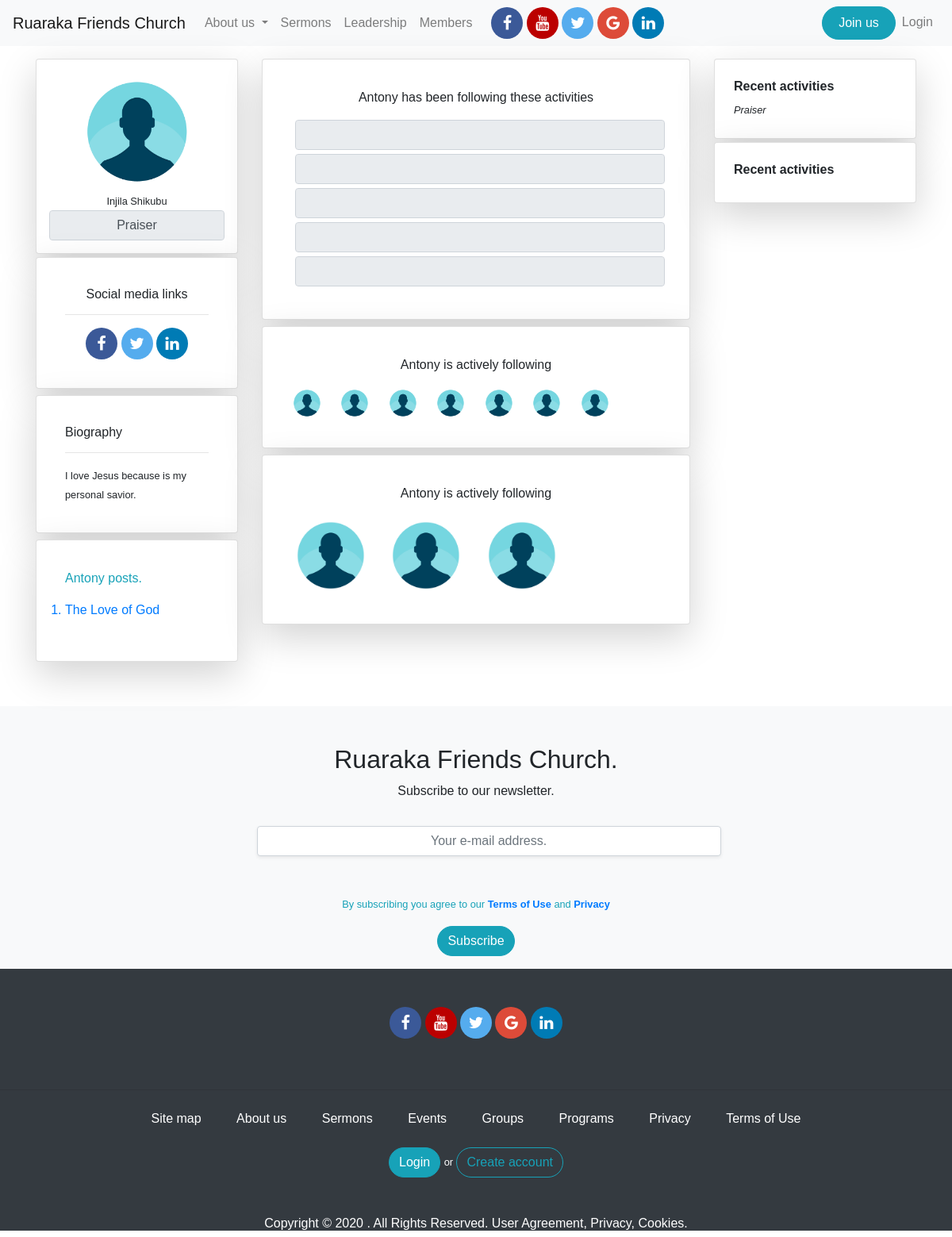
Screenshot of /profile/Antony with the database file from the repository.
### app/models.py (models this page shows, shortened)
class User(UserMixin,db.Model):
	id = db.Column(db.Integer, primary_key=True)
	username = db.Column(db.String(124), index=True,unique=True)
	firstname = db.Column(db.String(124), index=True)
	lastname = db.Column(db.String(124), index=True)
	email = db.Column(db.String(124), index=True, unique=True)
	password_hash = db.Column(db.String(124), index=True, unique=True)
	about_me = db.Column(db.String(150))
	avatar = db.Column(db.String(150))
	role = db.Column(db.String(124), index=True)
	posts = db.relationship('Post', backref='author', lazy='dynamic')
	posts = db.relationship('Sermon', backref='author', lazy='dynamic')

class Post(db.Model):
	id = db.Column(db.Integer, primary_key=True)
	title = db.Column(db.String(124), index=True)
	body = db.Column(db.String(500), index=True)
	avatar = db.Column(db.String(200))
	timestamp = db.Column(db.DateTime, index=True, default = datetime.utcnow)
	user_id = db.Column(db.Integer, db.ForeignKey('user.id'))

### app/routes.py (the view)
@app.route('/profile/<username>', methods=['GET', 'POST'])
def profile(username):
	user = User.query.filter_by(username=username).first()
	posts = None
	owner = False
	try:
		posts = Post.query.filter_by(user_id=user.id)
		if current_user.id == user.id:
			owner = True
	except:
		pass
	title = "{} | Profile ".format(user.username)
	return render_template('profile.html',title=title, user=user,  posts=posts)

### app/templates/profile.html
{% extends 'base.html' %}
{% block content  %}
<section id="profile_section">
	<div class="container mt-3 mb-5">
		<div class="row">
			<div class="col-xs-12 col-sm-12 col-md-3 col-lg-3 col-xl-3">
				<div class="card shadow-lg p-3 mb-1 bg-white rounded text-center">
					<img src="{{url_for('static', filename='imgs/profile_pic.png')}}" class="img-rounded mx-auto" style="height: 150px; width:150px">
					<div class="card-body p-0">
						<small>{{user.firstname}} {{user.lastname}}</small>
						<input type="tex" disabled value="{{user.role}}" class="form-control" style="text-align: center">
					</div>
				</div>
				<div class="card shadow-lg p-3 mb-2 bg-white rounded">
					<div class="card-body">
						<h6 class="text-center">Social media links</h6>
						<hr>
						<div id="social_media_links" class="text-center">
					        <a href="#" class="fa fa-facebook"></a>
					        <a href="#" class="fa fa-twitter"></a>
					        <a href="#" class="fa fa-linkedin"></a>
				      </div>
					</div>
				</div>
				<div class="card shadow-lg p-3 mb-2 bg-white rounded">
					<div class="card-body">
						<h6>Biography</h6>
						<hr>
						<small class="">
							{{user.about_me}}
						 </small>
					</div>
				</div>
				<div class="card shadow-lg p-3 mb-2 bg-white rounded">
					<div class="card-body">
						{% if (owner and posts) %}
							<p class="text">Your posts</p>
						{% else %}
							{% if posts %}
								<ol class="p-0">
									<p class="text-info">{{user.username }} posts.</p>
									{% for post in posts %}
									<a href=""><li>{{post.title}}</li></a>
									{% endfor %}
								</ol>
							{% else %}
								<p class="text-success">No post available</p>
							{% endif %}
						{% endif %}
					</div>
				</div>
			</div>
			<div class="col-xs-12 col-sm-12 col-md-6 col-lg-6 col-xl-6">
				<div class="card shadow-lg p-3 mb-2 bg-white rounded">
					<div class="card-body">
						<p class="text-center"> {{user.username}} has been following these activities </p>
						<input type="text" name="" disabled="" value="" class="form-control disabled_input">
						<input type="text" name="" disabled="" value="" class="form-control disabled_input">
						<input type="text" name="" disabled="" value="" class="form-control disabled_input">
						<input type="text" name="" disabled="" value="" class="form-control disabled_input">
						<input type="text" name="" disabled="" value="" class="form-control disabled_input">
					</div>
				</div>
				<div class="card shadow-lg p-3 mb-2 bg-white rounded">
					<div class="card-body">
						<p class="text-center">{{user.username}} is actively following</p>
						 <img src="{{url_for('static', filename='imgs/profile_pic.png')}}" class="img-rounded mr-3" style="height: 40px; width:40px">
						 <img src="{{url_for('static', filename='imgs/profile_pic.png')}}" class="img-rounded mr-3" style="height: 40px; width:40px">
						 <img src="{{url_for('static', filename='imgs/profile_pic.png')}}" class="img-rounded mr-3" style="height: 40px; width:40px">
						 <img src="{{url_for('static', filename='imgs/profile_pic.png')}}" class="img-rounded mr-3" style="height: 40px; width:40px">
						 <img src="{{url_for('static', filename='imgs/profile_pic.png')}}" class="img-rounded mr-3" style="height: 40px; width:40px">
						 <img src="{{url_for('static', filename='imgs/profile_pic.png')}}" class="img-rounded mr-3" style="height: 40px; width:40px">
						 <img src="{{url_for('static', filename='imgs/profile_pic.png')}}" class="img-rounded mr-3" style="height: 40px; width:40px">
					</div>
				</div>
				<div class="card shadow-lg p-3 mb-2 bg-white rounded">
					<div class="card-body">
						<p class="text-center">{{user.username}} is actively following</p>
				 		<img src="{{url_for('static', filename='imgs/profile_pic.png')}}" class="img-rounded mr-3" style="height: 100px; width:100px">
				 		<img src="{{url_for('static', filename='imgs/profile_pic.png')}}" class="img-rounded mr-3" style="height: 100px; width:100px">
				 		<img src="{{url_for('static', filename='imgs/profile_pic.png')}}" class="img-rounded mr-3" style="height: 100px; width:100px">
					</div>
				</div>
			</div>
			<div class="col-xs-12 col-sm-12 col-md-3 col-lg-3 col-xl-3">
				<div class="card shadow-lg p-1 mb-1 bg-white rounded">
					<div class="card-body">
						<h6><strong>Recent activities</strong></h6>
						<small><em>{{user.role}}</em></small>
					</div>
				</div>
				<div class="card shadow-lg p-1 mb-1 bg-white rounded">
					<div class="card-body">
						<h6><strong>Recent activities</strong></h6>
					</div>
				</div>
			</div>
		</div>
	</div>
</section>
{% endblock content  %}

### app/static/css/main.css (style rules this page uses)
body { font-family: sans-serif; padding: 0; margin: 0 }
.fa { padding: 10px; font-size: 20px; width: 30px; text-align: center; text-decoration: none; border-radius: 50%; }
.fa-facebook { background: #3B5998; color: white; width: 40px; }
.fa-twitter { background: #55ACEE; color: white; width: 40px; }
.fa-linkedin { background: #007bb5; color: white; width: 40px; }
#profile_section { min-height: 70vh; }
.disabled_input { margin:5px; }

### rows the page displays
User: firstname "Injila", lastname "Shikubu", role "Praiser", about_me "I love Jesus because is my personal savior.", username "Antony"
Post: title "The Love of God"
